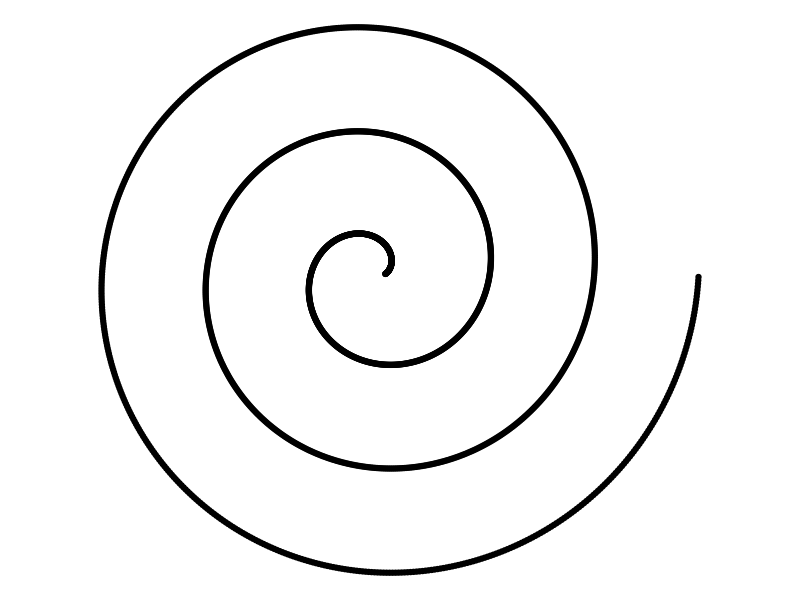
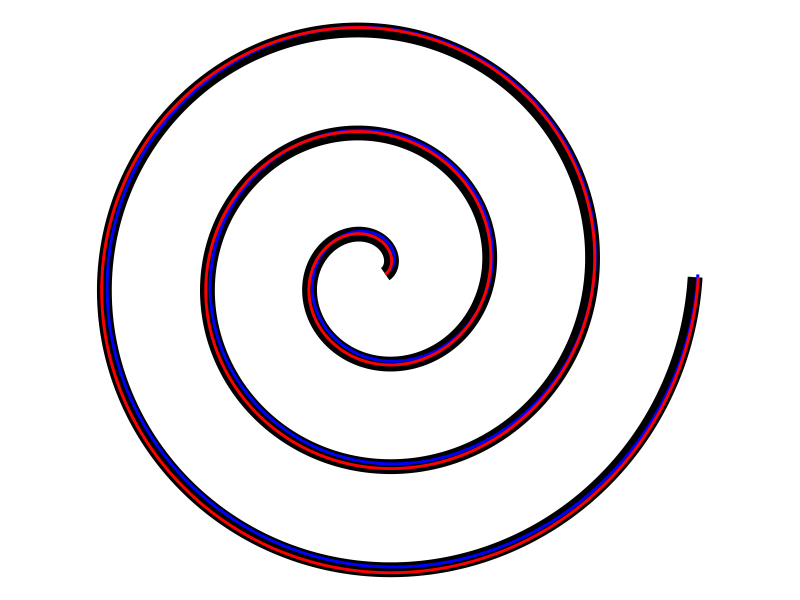
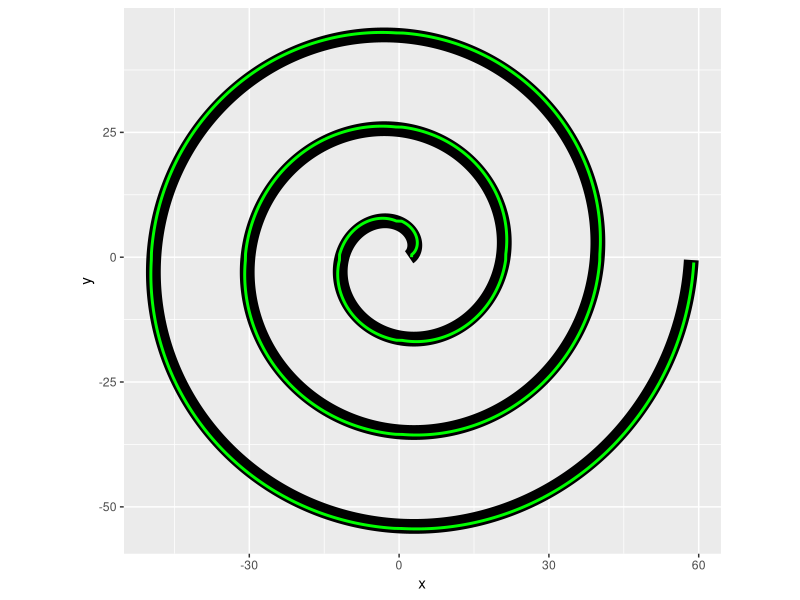
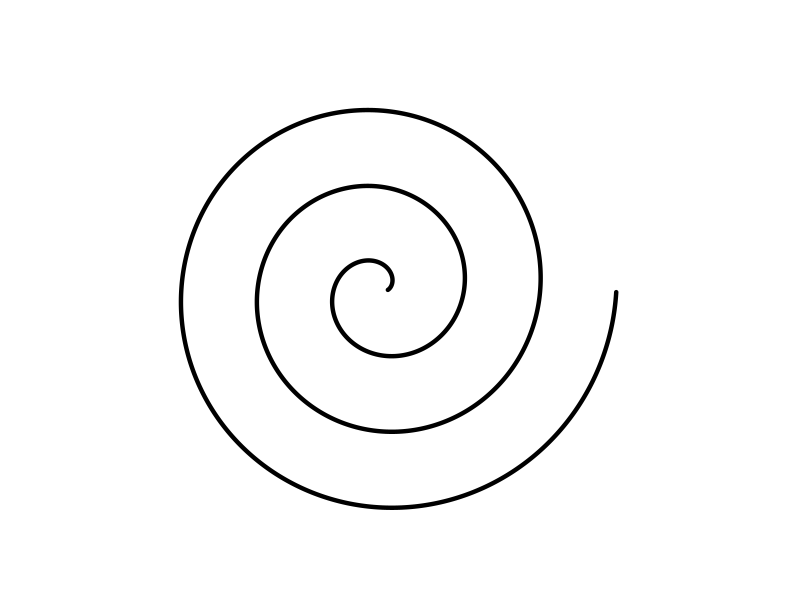
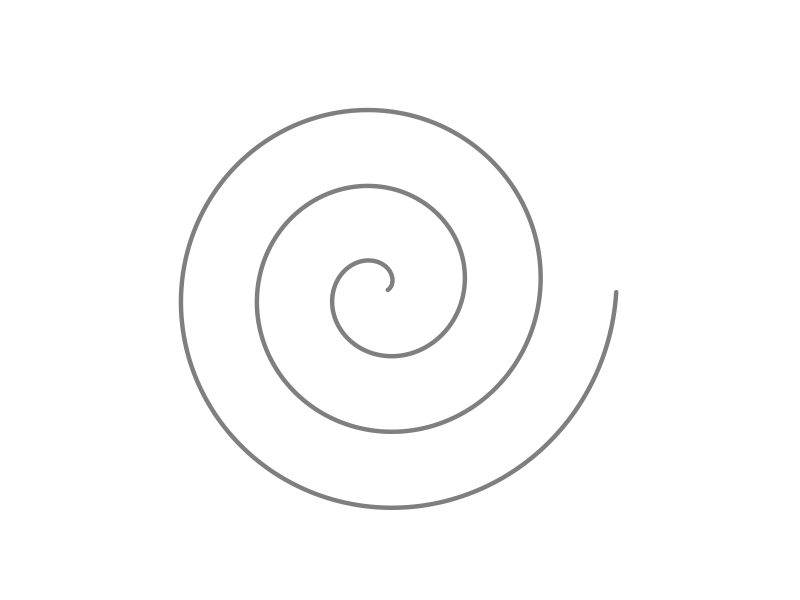

The R script that drew these images, in order:
# Genereate coords
library(tidyverse)

# for some fixed real a, b
a <- 2
b <- 3
theta <- seq(0, 6 * pi, 0.01)
r <- a + b * theta
df <- tibble(x = r * cos(theta), y = r * sin(theta)) # Cartesian coords

df

ggplot(df, aes(x, y)) +
  geom_point(col = 'black') +
  coord_equal() +
  theme_void()


# Mock data that ends close to staring point

# add a row_number
df1 <- df |>
  mutate(row = row_number())


# Create a flipped data
df2 <- df1 |>
  mutate(row = row + max(row)) |>
  arrange(desc(row)) |>
  mutate(row = row_number() + max(df1$row))

# move the flipped data a tiny bit up
df2_moved <- df2 |>
  mutate(
    y = y + 0.5,
    x = x + 0.5
  )

# Alternative, generate data with theta multiplied
# for some fixed real a, b
a <- 2
b <- 3
theta <- seq(0, 6 * pi, 0.01)
r <- a + b * theta
df3 <- tibble(x = r * cos(theta) * 1.01, y = r * sin(theta) * 1.01) # Cartesian coords


ggplot(df1, aes(x, y)) +
  geom_path(col = 'black', linewidth = 5) +
  geom_path(data = df2_moved, col = 'blue', linewidth = 1) +
  geom_path(data = df3, col = 'red', linewidth = 1) +
  coord_equal() +
  theme_void()


# Problems
# df2 - adding same value causes outside line to cross inside line when
# df3 - distance becomes greater as theta increases

# lets try to moved it based on sign
df4 <- df2 |>
  mutate(
    x = case_when(
      x > 0 ~ x + 0.5,
      x < 0 ~ x - 0.5,
      .default = x
    ),
    y = case_when(
      y > 0 ~ y + 0.5,
      y < 0 ~ y - 0.5,
      .default = y
    )
  )


ggplot(df1, aes(x, y)) +
  geom_path(col = 'black', linewidth = 5) +
  #geom_path(data = df2_moved, col = 'blue', linewidth = 1) +
  #geom_path(data = df3, col = 'red', linewidth = 1) +
  geom_path(data = df4, col = 'green', linewidth = 1) +
  coord_equal()


# Problem
# df4 - jitter when x and y cross 0, otherwise reasonable

# preliminary conclusion
# spiral coords where the spiral is a polygon with constant width is hard...

# 11/8 solution for now
# Create .png as background image
# use substraction method to remove pixels inside/outside background drawing
# Then calculate area using pdr_get_alpha_area

spiral_out <- ggplot(df1, aes(x, y)) +
  geom_path(col = 'black', linewidth = 1.5, lineend = "round") +
  coord_equal(xlim = c(-65, 75), ylim = c(-70, 65)) +
  theme_void() +
  theme(plot.background = element_rect(fill = "white", color = "white"))

ggsave(
  filename = "inst/extdata/spiral.png",
  plot = spiral_out,
  width = 500,
  height = 500,
  units = "px"
)


spiral_out_grey <- ggplot(df1, aes(x, y)) +
  geom_path(col = 'grey50', linewidth = 1.5, lineend = "round") +
  coord_equal(xlim = c(-65, 75), ylim = c(-70, 65)) +
  theme_void() +
  theme(plot.background = element_rect(fill = "white", color = "white"))

ggsave(
  filename = "inst/extdata/spiral_grey.png",
  plot = spiral_out_grey,
  width = 500,
  height = 500,
  units = "px"
)
